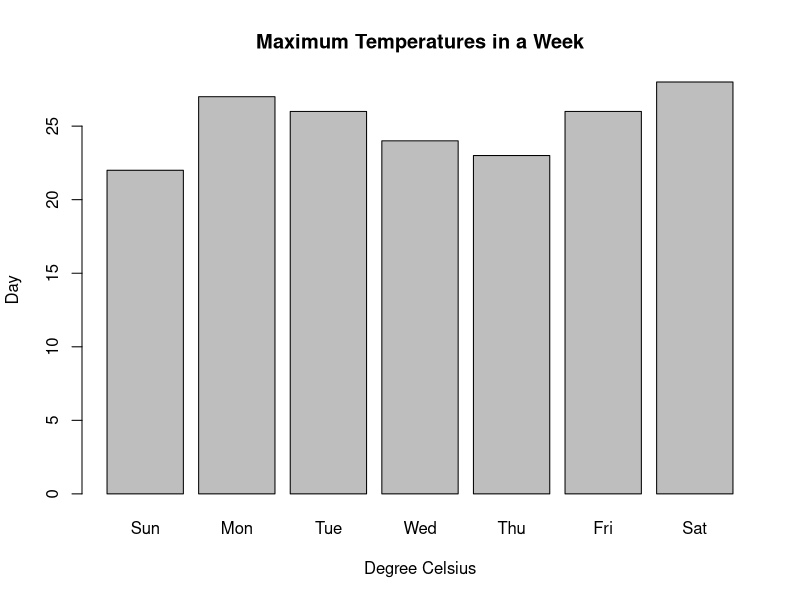
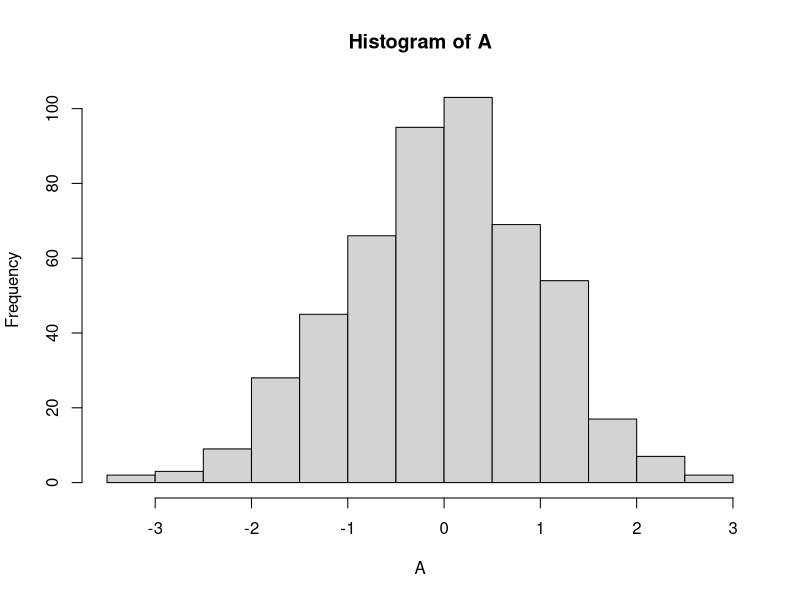
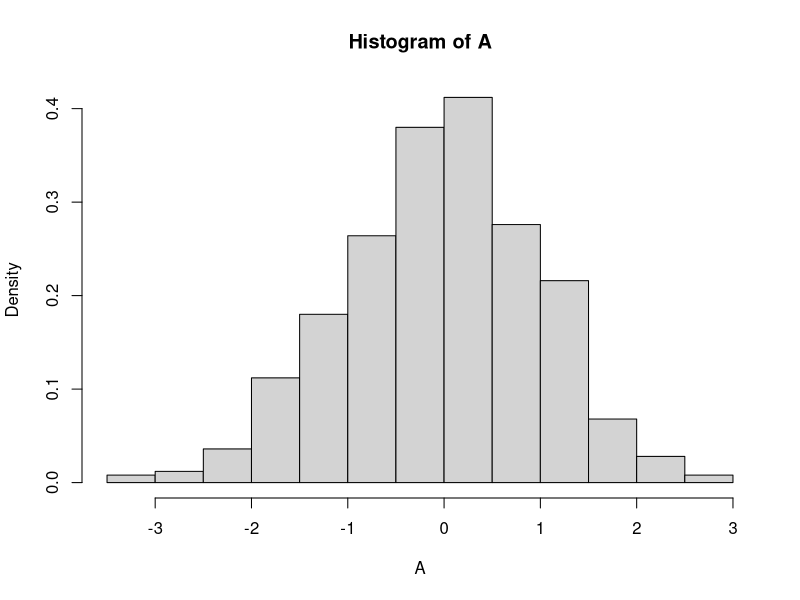
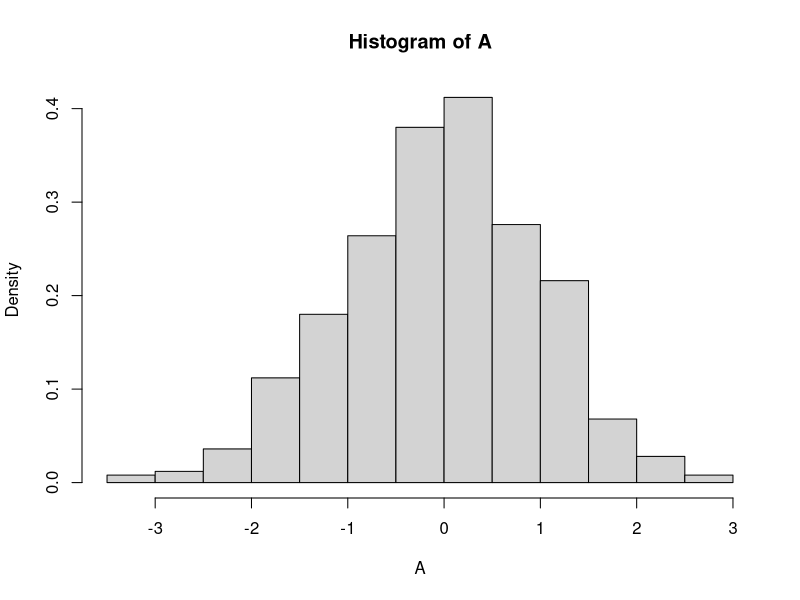
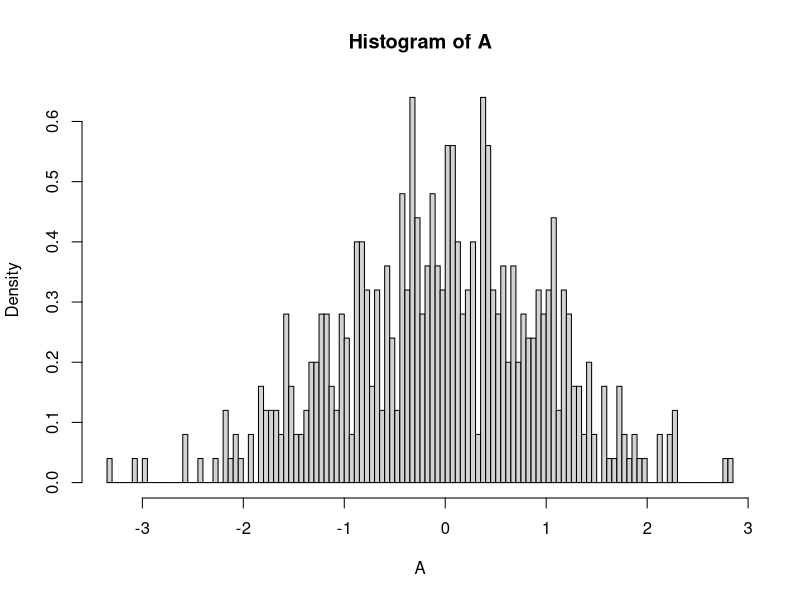
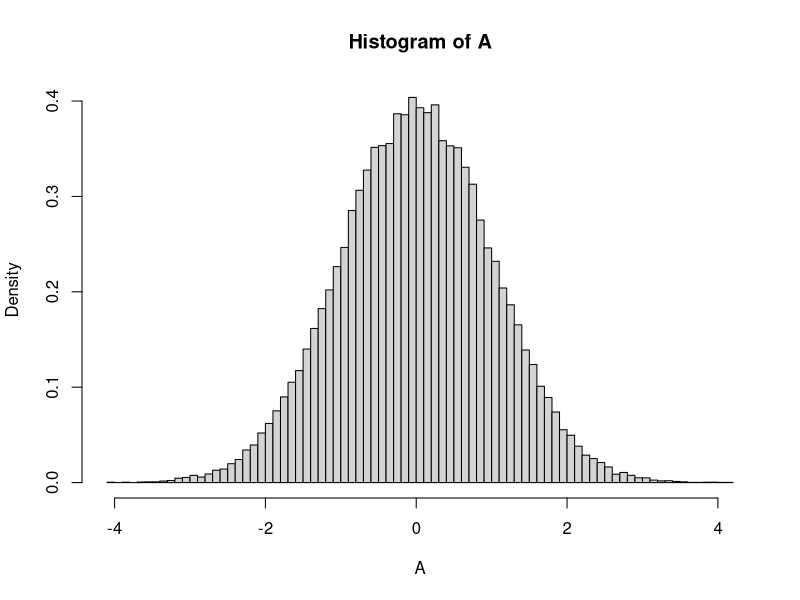
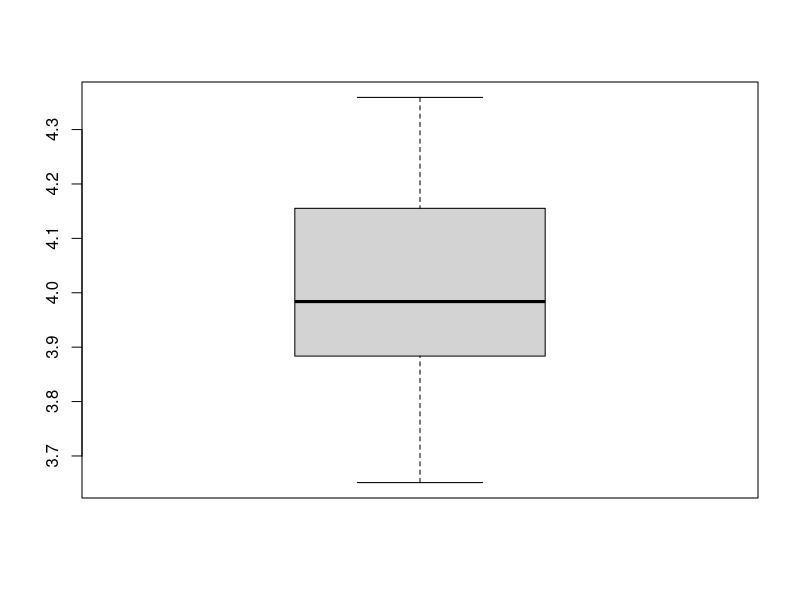
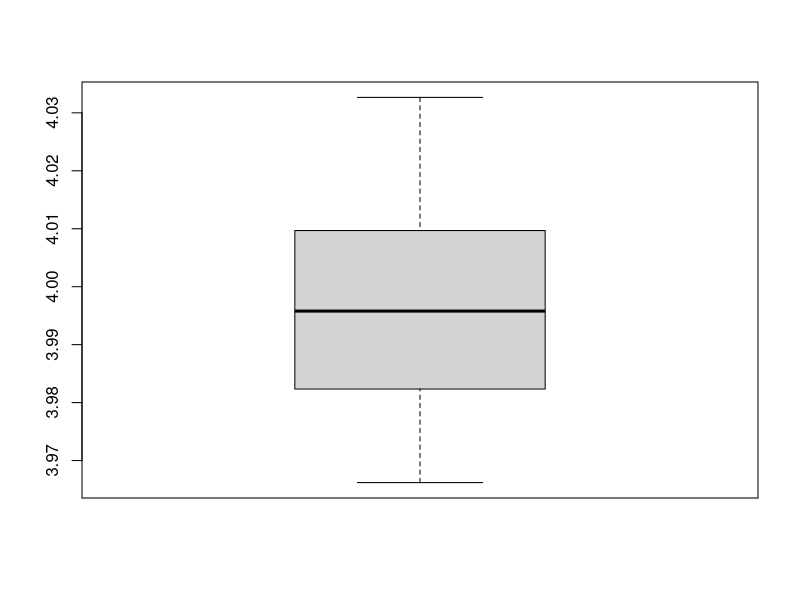

Recreate these plots in R, in order.
## ---- chunk 1
knitr::opts_chunk$set(echo = TRUE)
## ---- chunk 2
max.temp <- c(22, 27, 26, 24, 23, 26, 28)

barplot(max.temp,
main = "Maximum Temperatures in a Week",
xlab = "Degree Celsius",
ylab = "Day",
names.arg = c("Sun", "Mon", "Tue", "Wed", "Thu", "Fri", "Sat"))
## ---- chunk 3

A <- rnorm(500, 0, 1)

hist(A)

hist(A, freq = FALSE)

hist(A, freq = FALSE, breaks = 20)
hist(A, freq = FALSE, breaks = 100)

# In order to create more breaks, you need to increase the
# numbers of observations


A <- rnorm(50000, 0, 1)
hist(A, freq = FALSE, breaks = 100)

## ---- chunk 4

A = rexp(500, 4)

1/mean(A)

m = c()

for (i in 1:50) {
  A = rexp(500, 4)
  m[i] <- 1/mean(A)
}


mean(m)

boxplot(m)


## With more observations we got less variation (500 -> 5000)

## Law of large numbers

m = c()

for (i in 1:50) {
  A = rexp(50000, 4)
  m[i] <- 1/mean(A)
}


mean(m)

boxplot(m)


## ---- chunk 5

n= 100

U = runif(n, 0, 4)

theta = max(U)


for (i in 1:50) {
  U = runif(n, 0, 4)
  theta = c(theta, max(U))
}


mean(theta)

boxplot(theta)


## Adjust to make the estimator unbiased

thetab = (n+1)/n*theta

mean(thetab)

boxplot(thetab)


## With more observations

n= 100

U = runif(n, 0, 4)

theta = max(U)


for (i in 1:5000) {
  U = runif(n, 0, 4)
  theta = c(theta, max(U))
}


mean(theta)

boxplot(theta)


